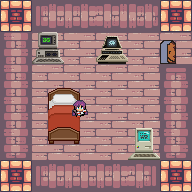

Below is a game level as drawn by its tile map, then a one-line description and the .tmx file that defines it, in full:
An orthogonal 6x6 tile map with 32x32 px tiles, 6 tile layers (Floor, Walls, Furniture, TriggerTrevor, ...), 9 tilesets.

<map version="1.10" tiledversion="1.11.2" orientation="orthogonal" renderorder="right-down" width="6" height="6" tilewidth="32" tileheight="32" infinite="0" nextlayerid="8" nextobjectid="1">
 <tileset firstgid="1" source="Terrain (32x32).tsx" />
 <tileset firstgid="248" source="84applemac.tsx" />
 <tileset firstgid="249" source="door_open.tsx" />
 <tileset firstgid="250" source="Decorations (32x32).tsx" />
 <tileset firstgid="292" source="beds_BR.tsx" />
 <tileset firstgid="348" source="ibm5150_animated.tsx" />
 <tileset firstgid="349" source="pet2001-8.tsx" />
 <tileset firstgid="350" source="character_3_frame32x32.tsx" />
 <tileset firstgid="362" source="ibm5150.tsx" />
 <layer id="1" name="Floor" width="6" height="6" locked="1">
  <data encoding="csv">
155,155,155,155,155,155,
155,155,155,155,155,155,
155,155,155,155,155,155,
155,155,155,155,155,155,
155,155,155,155,155,155,
155,155,155,155,155,155
</data>
 </layer>
 <layer id="2" name="Walls" width="6" height="6" locked="1">
  <data encoding="csv">
101,1610612875,1610612894,2684354718,1610612913,101,
158,0,0,0,0,0,
158,0,0,0,0,139,
158,0,0,0,0,158,
177,0,0,0,0,177,
101,1610612875,1610612894,1610612894,2684354699,101
</data>
 </layer>
 <layer id="3" name="Furniture" width="6" height="6" locked="1">
  <data encoding="csv">
0,0,0,0,0,0,
0,362,0,0,0,0,
0,292,293,0,0,0,
0,299,300,0,0,0,
0,306,307,0,248,0,
0,0,0,0,0,0
</data>
 </layer>
 <layer id="7" name="TriggerTrevor" width="6" height="6" locked="1">
  <data encoding="csv">
0,0,0,0,0,0,
0,0,0,349,0,0,
0,0,0,0,0,0,
0,0,0,0,0,0,
0,0,0,0,0,0,
0,0,0,0,0,0
</data>
 </layer>
 <layer id="6" name="Trevor" width="6" height="6" locked="1">
  <data encoding="csv">
0,0,0,0,0,0,
0,0,0,0,0,0,
0,0,0,0,0,0,
0,0,350,0,0,0,
0,0,0,0,0,0,
0,0,0,0,0,0
</data>
 </layer>
 <layer id="4" name="Trevor Door Exit" width="6" height="6" locked="1">
  <data encoding="csv">
0,0,0,0,0,0,
0,0,0,0,0,249,
0,0,0,0,0,0,
0,0,0,0,0,0,
0,0,0,0,0,0,
0,0,0,0,0,0
</data>
 </layer>
</map>
